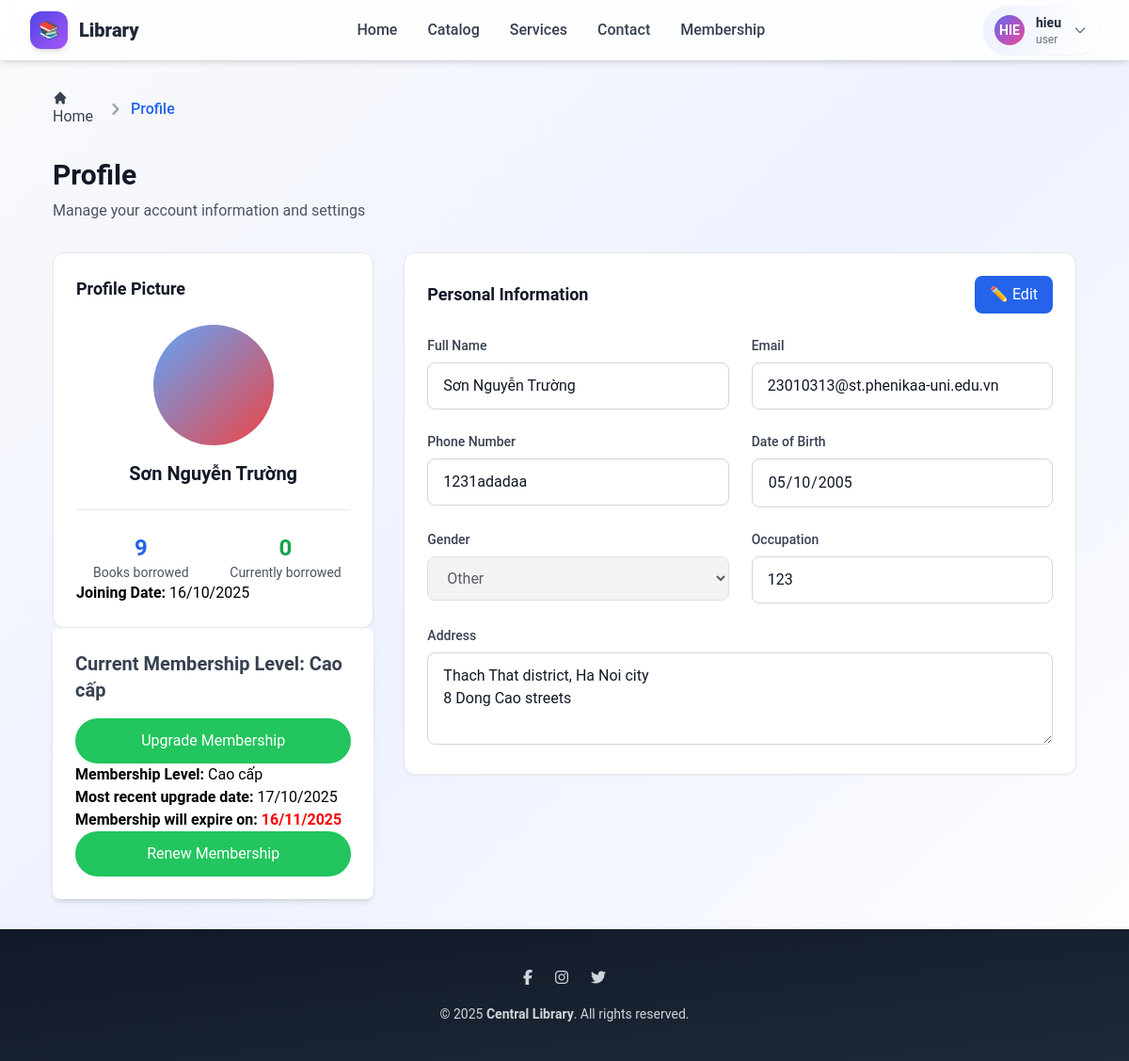
The page /account/profile/ (signed in) on the database its author committed.
### account/models.py (models this page shows, shortened)
class UserProfile(models.Model):
    user = models.OneToOneField(User, on_delete=models.CASCADE)
    name = models.CharField(max_length=100, blank=True, null=True)
    phone= models.CharField(max_length=15, blank=True)
    occupation = models.CharField(max_length=30, blank=True, null=True)
    date_of_birth = models.DateField(max_length=25, blank=True, null=True)
    address = models.TextField(max_length=100,blank=True,null=True)
    Gender_Choices = (
        ('male', 'Nam'),
        ('female', 'Nữ'),
        ('other', 'Khác')
    )
    gender = models.CharField(max_length=10,choices=Gender_Choices)
    Role_Choices = (
        ('user', 'user'),
        ('librarian', 'librarian'),
    )
    role = models.CharField(max_length=10, choices=Role_Choices, default='user')
    Membership_Choices=(
        ('basic','Cơ bản'),
        ('standard','Tiêu chuẩn'),
        ('premium','Cao cấp')
    )
    membership_level= models.CharField(max_length=15, choices=Membership_Choices, default='basic')
    membership_upgrade_date = models.DateField(blank=True, null=True, verbose_name="Date of Upgrade")
    membership_expiry_date = models.DateField(blank=True, null=True, verbose_name="Expiry Date")

### account/views.py (the view)
# urls.py: path('profile/', views.profile, name='profile'),
@login_required
@transaction.atomic
def profile(request):
    user = request.user
    profile, created = UserProfile.objects.get_or_create(user=user)
    total_borrowed = BorrowRecord.objects.filter(user=profile).count()
    currently_borrowed = BorrowRecord.objects.filter(user=profile, status='borrowed').count()
    if request.method == "POST":
        user_form = UserForm(request.POST, instance=user)
        profile_form = ChangeUserProfileForm(request.POST, request.FILES, instance=profile)
        if user_form.is_valid() and profile_form.is_valid():
            user_form.save()
            profile_form.save()
            messages.success(request, "Profile updated successfully!")
            return redirect("account:profile")
        else:
            messages.error(request, "There was an error updating your profile. Please check the form fields.")
    else:
        user_form = UserForm(instance=user)
        profile_form = ChangeUserProfileForm(instance=profile)
    context = {
        "user_form": user_form,
        "profile_form": profile_form,
        "user": user,
        "total_borrowed": total_borrowed,
        "currently_borrowed": currently_borrowed
    }
    return render(request, "account/profile.html", context)

### account/forms.py
class UserForm(forms.ModelForm):
    class Meta:
        model = User
        fields = ['email']
        widgets = {
            'email': forms.EmailInput(attrs={
                'class': 'profile-input w-full px-4 py-3 text-gray-900',
                'readonly': True
            }),
        }

class ChangeUserProfileForm(forms.ModelForm):
    class Meta:
        model = UserProfile
        fields = ['name', 'phone', 'date_of_birth', 'gender', 'occupation', 'address']
        widgets = {
            'name': forms.TextInput(attrs={'class': 'profile-input w-full px-4 py-3 text-gray-900'}),
            'phone': forms.TextInput(attrs={'class': 'profile-input w-full px-4 py-3 text-gray-900'}),
            'date_of_birth': forms.DateInput(attrs={'class': 'profile-input w-full px-4 py-3 text-gray-900', 'type': 'date'}),
            'gender': forms.Select(
                choices=[('male', 'Nam'), ('female', 'Nữ'), ('other', 'Khác')],
                attrs={'class': 'profile-input w-full px-4 py-3 text-gray-900',}
            ),
            'occupation': forms.TextInput(attrs={'class': 'profile-input w-full px-4 py-3 text-gray-900'}),
            'address': forms.Textarea(attrs={'class': 'profile-input w-full px-4 py-3 text-gray-900', 'rows': 3}),
        }

### account/templates/account/profile.html (shortened to what this page needs)
{% extends 'base.html' %}
{% block content %}
<body class="bg-gray-50 min-h-screen">
    <div class="max-w-6xl mx-auto px-4 sm:px-6 lg:px-8 py-8">
        <nav class="flex mb-8" aria-label="Breadcrumb">
            <ol class="inline-flex items-center space-x-1 md:space-x-3">
                <li class="inline-flex items-center">
                    <a href="{%url 'library:home' %}" class="text-gray-700 hover:text-blue-600">
                        <svg class="w-4 h-4 mr-2" fill="currentColor" viewBox="0 0 20 20">
                            <path d="M10.707 2.293a1 1 0 00-1.414 0l-7 7a1 1 0 001.414 1.414L4 10.414V17a1 1 0 001 1h2a1 1 0 001-1v-2a1 1 0 011-1h2a1 1 0 011 1v2a1 1 0 001 1h2a1 1 0 001-1v-6.586l.293.293a1 1 0 001.414-1.414l-7-7z"></path>
                        </svg>
                          Home
                    </a>
                </li>
                <li>
                    <div class="flex items-center">
                        <svg class="w-6 h-6 text-gray-400" fill="currentColor" viewBox="0 0 20 20">
                            <path fill-rule="evenodd" d="M7.293 14.707a1 1 0 010-1.414L10.586 10 7.293 6.707a1 1 0 011.414-1.414l4 4a1 1 0 010 1.414l-4 4a1 1 0 01-1.414 0z" clip-rule="evenodd"></path>
                        </svg>
                        <span class="ml-1 text-blue-600 font-medium">Profile</span>
                    </div>
                </li>
            </ol>
        </nav>
        <div class="mb-8">
            <h1 class="text-3xl font-bold text-gray-900 mb-2">Profile</h1>
            <p class="text-gray-600">Manage your account information and settings</p>
        </div>
        <div id="profileContent" class="fade-in">
            <div class="grid grid-cols-1 lg:grid-cols-3 gap-8">
                <div class="lg:col-span-1">
                    <div class="profile-card bg-white rounded-xl shadow-sm p-6">
                        <h3 class="text-lg font-semibold text-gray-900 mb-6">Profile Picture</h3>
                        <div class="text-center">
                            <div class="w-32 h-32 bg-gradient-to-br from-blue-400 to-red-500 rounded-full flex items-center justify-center mx-auto mb-4">
                            </div>
                            <h4 class="text-xl font-semibold text-gray-900 mb-2">  {{  user.userprofile.name  }}</h4>
                        </div>
<div class="mt-6 pt-6 border-t border-gray-200">
    <div class="grid grid-cols-2 gap-4 text-center">
        <div>
            <div class="text-2xl font-bold text-blue-600">
                {{ total_borrowed }}
            </div>
            <div class="text-sm text-gray-600">Books borrowed</div>
        </div>
        <div>
            <div class="text-2xl font-bold text-green-600">
                {{ currently_borrowed }}
            </div>
            <div class="text-sm text-gray-600">Currently borrowed</div>
        </div>
    </div>
</div>
                        <p><strong>Joining Date:</strong> {{ user.date_joined|date:"d/m/Y" }}</p>
                    </div>
                    <div class="bg-white p-6 rounded-lg shadow-md max-w-sm mx-auto">
                        <h3 class="text-xl font-semibold text-gray-700 mb-4">Current Membership Level: {{ user.userprofile.get_membership_level_display }}</h3>
                        <a href="{% url 'library:membership' %}" class="block w-full py-3 px-6 text-center text-white bg-green-500 rounded-full hover:bg-green-600 transition-colors duration-300">
                            Upgrade Membership
                        </a>
                    <p>
                        <strong>Membership Level:</strong>
                        {{ profile_form.instance.get_membership_level_display }}
                    </p>
                    {% if profile_form.instance.membership_level != "basic" %}
                        {% if profile_form.instance.membership_upgrade_date %}
                            <p>
                                <strong>Most recent upgrade date:</strong>
                                {{ profile_form.instance.membership_upgrade_date|date:"d/m/Y" }}
                            </p>
                        {% endif %}
                        {% if profile_form.instance.membership_expiry_date %}
                            <p>
                                <strong>Membership will expire on:</strong>
                                <strong style="color: red;">{{ profile_form.instance.membership_expiry_date|date:"d/m/Y" }}</strong>
                            </p>
                        {% endif %}
                        <a href="{% url 'library:payment' %}?level={{ profile_form.instance.membership_level }}" class="block w-full py-3 px-6 text-center text-white bg-green-500 rounded-full hover:bg-green-600 transition-colors duration-300">
                            Renew Membership
                        </a>
                    {%endif%}
                    </div>
                </div>
                <div class="lg:col-span-2">
                   <div class="profile-card bg-white rounded-xl shadow-sm p-6">
                        <div class="flex justify-between items-center mb-6">
                            <h3 class="text-lg font-semibold text-gray-900">Personal Information</h3>
                            <button onclick="toggleEdit()" id="editBtn" class="bg-blue-600 text-white px-4 py-2 rounded-lg hover:bg-blue-700 transition-colors">
                                ✏️ Edit
                            </button>
                        </div>
                        <form method="POST" id="profileForm" class="space-y-6">
                            <div class="grid grid-cols-1 md:grid-cols-2 gap-6">
                                <div>
                                    <label class="block text-sm font-medium text-gray-700 mb-2">Full Name</label>
                                    <input type="text" name="name" value="{{ user.userprofile.name }}"
                                        class="profile-input w-full px-4 py-3 text-gray-900" readonly>
                                </div>
                                <div>
                                    <label class="block text-sm font-medium text-gray-700 mb-2">Email</label>
                                    <input type="email" name="email"id="email" value="{{user.email}}" class="profile-input w-full px-4 py-3 text-gray-900" readonly>
                                </div>
                                <div>
                                    <label class="block text-sm font-medium text-gray-700 mb-2">Phone Number</label>
                                    <input type="tel" name="phone" id="phone" value="{{user.userprofile.phone}}" class="profile-input w-full px-4 py-3 text-gray-900" readonly>
                                </div>
                                <div>
                                    <label class="block text-sm font-medium text-gray-700 mb-2">Date of Birth</label>
                                    <input type="date" name="date_of_birth" id="birthDate" value="{{user.userprofile.date_of_birth|date:'Y-m-d'}}" class="profile-input w-full px-4 py-3 text-gray-900" readonly>
                                </div>
                                <div>
                                    <label class="block text-sm font-medium text-gray-700 mb-2">Gender</label>
                                    <select name="gender" id="gender" class="profile-input w-full px-4 py-3 text-gray-900" disabled>
                                        <option value="other" {% if user.userprofile.gender == "other" %}selected{% endif %}>Other</option>
                                    </select>
                                </div>
                                <div>
                                    <label class="block text-sm font-medium text-gray-700 mb-2">Occupation</label>
                                    <input type="text" name="occupation" id="occupation" value="{{user.userprofile.occupation}}" class="profile-input w-full px-4 py-3 text-gray-900" readonly>
                                </div>
                            </div>
                            <div>
                                <label class="block text-sm font-medium text-gray-700 mb-2">Address</label>
                                <textarea id="address" name="address" rows="3" class="profile-input w-full px-4 py-3 text-gray-900" readonly>{{user.userprofile.address}}</textarea>
                            </div>
                        </form>
                    </div>
                </div>
            </div>
        </div>
</body>
</html>
{%endblock%}

### templates/base.html (shortened to what this page needs)
<!DOCTYPE html>
<html lang="vi">
<head>
    <script src="https://cdn.tailwindcss.com"></script>
</head>
<body class="bg-gradient-to-br from-gray-50 via-indigo-50 to-white flex flex-col min-h-screen">
    <header class="glass-header shadow-md sticky top-0 z-50 transition-all duration-300">
        <div class="max-w-7xl mx-auto px-4 sm:px-6 lg:px-8">
            <div class="flex justify-between items-center h-16">
                <div class="flex items-center space-x-3">
                    <div class="w-10 h-10 bg-gradient-to-br from-indigo-600 to-purple-500 rounded-xl flex items-center justify-center shadow-md">
                        <span class="text-white font-bold text-lg">📚</span>
                    </div>
                    <h1 class="text-xl font-extrabold text-gray-800">Library</h1>
                </div>
                <nav class="hidden md:flex space-x-8 font-medium">
                    <a href="{% url 'library:home' %}" class="text-gray-700 hover:text-indigo-600 transition">Home</a>
                    <a href="{% url 'library:catalog' %}" class="text-gray-700 hover:text-indigo-600 transition">Catalog</a>
                    <a href="{% url 'library:services' %}" class="text-gray-700 hover:text-indigo-600 transition">Services</a>
                    <a href="{% url 'library:contact' %}" class="text-gray-700 hover:text-indigo-600 transition">Contact</a>
                    <a href="{% url 'library:membership' %}" class="text-gray-700 hover:text-indigo-600 transition">Membership</a>
                </nav>
                <div class="flex items-center space-x-4">
                    {% if user.is_authenticated and user.userprofile.role == "user" %}
                        <div class="relative inline-block">
                            <button id="userMenuButton" onclick="toggleUserMenu()"
                                class="flex items-center space-x-3 bg-gradient-to-r from-indigo-50 to-white hover:from-indigo-100 rounded-full px-3 py-2 shadow-sm transition">
                                <div class="w-8 h-8 bg-gradient-to-br from-indigo-500 to-pink-500 rounded-full flex items-center justify-center">
                                    <span class="text-white text-sm font-bold">{{ user.username|slice:":3"|upper }}</span>
                                </div>
                                <div class="hidden md:block text-left">
                                    <div class="text-sm font-semibold text-gray-800">{{ user.get_full_name|default:user.username }}</div>
                                    <div class="text-xs text-gray-500">{{ user.userprofile.role }}</div>
                                </div>
                                <svg class="w-4 h-4 text-gray-500" fill="none" stroke="currentColor" viewBox="0 0 24 24">
                                    <path stroke-linecap="round" stroke-linejoin="round" stroke-width="2" d="M19 9l-7 7-7-7"></path>
                                </svg>
                            </button>
                        </div>
                    {% endif %}
                </div>
            </div>
        </div>
    </header>
    <main class="flex-grow">
        {% block content %}{% endblock %}
    <footer class="bg-gradient-to-br from-gray-900 to-gray-800 text-gray-300 py-10 mt-auto">
        <div class="max-w-7xl mx-auto px-6 text-center space-y-4">
            <div class="flex justify-center space-x-6">
                <a href="#" class="hover:text-white transition"><i class="fab fa-facebook-f"></i></a>
                <a href="#" class="hover:text-white transition"><i class="fab fa-instagram"></i></a>
                <a href="#" class="hover:text-white transition"><i class="fab fa-twitter"></i></a>
            </div>
            <p class="text-sm">&copy; 2025 <span class="font-semibold">Central Library</span>. All rights reserved.</p>
        </div>
    </footer>
</body>
</html>

### rows shown on the page
UserProfile: instance.membership_level "Cao cấp", instance.membership_upgrade_date "17/10/2025", instance.membership_expiry_date "16/11/2025"

### other values the page prints
{{ user.username|slice:":3"|upper }} "HIE"
{{ user.get_full_name|default:user.username }} "hieu"
{{ user.userprofile.role }} "user"
{{ user.userprofile.name }} "Sơn Nguyễn Trường"
{{ total_borrowed }} "9"
{{ currently_borrowed }} "0"
{{ user.date_joined|date:"d/m/Y" }} "16/10/2025"
{{ user.userprofile.get_membership_level_display }} "Cao cấp"
